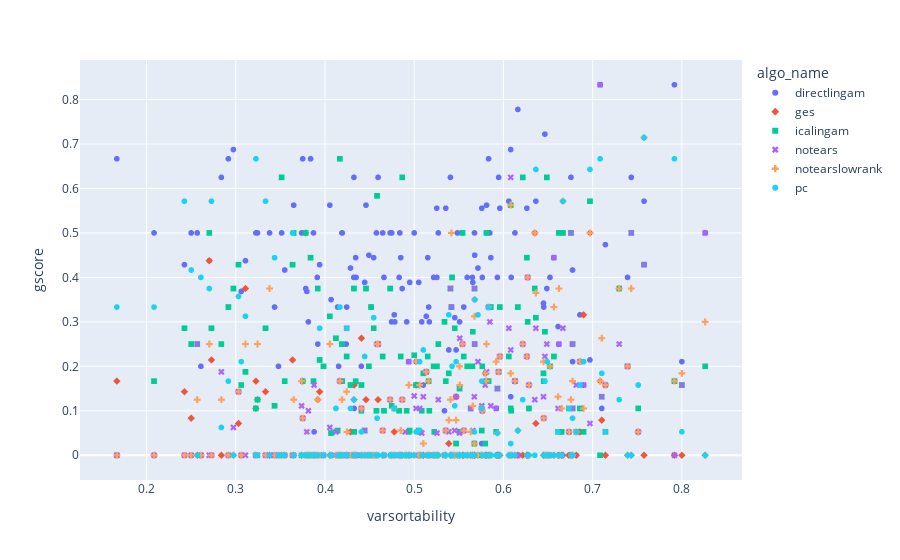

The notebook cell this image was saved under:
### Markdown cell above
## G-Score

### Code cell
df_for_scatter_plot_gscore = df_without_nan_gscore.groupby(['varsortability', 'algo_name'], as_index=False).agg({'gscore': lambda x: np.median(x)})
show_scatter_plot(df_for_scatter_plot_gscore, 'varsortability', 'gscore', color="algo_name", symbol="algo_name")

### Figure 1 — Plotly figure (JSON) as saved in the notebook; plotly's stock layout.template omitted (floating-point values rounded to 4 significant figures; data arrays with more than 128 entries replaced by an {"elided": "..."} marker saying what was removed)
{"data": [{"hovertemplate": "algo_name=directlingam<br>varsortability=%{x}<br>gscore=%{y}<extra></extra>", "legendgroup": "directlingam", "marker": {"color": "#636efa", "symbol": "circle"}, "mode": "markers", "name": "directlingam", "showlegend": true, "type": "scattergl", "x": {"elided": "170 float values"}, "xaxis": "x", "y": {"elided": "170 float values"}, "yaxis": "y"}, {"hovertemplate": "algo_name=ges<br>varsortability=%{x}<br>gscore=%{y}<extra></extra>", "legendgroup": "ges", "marker": {"color": "#EF553B", "symbol": "diamond"}, "mode": "markers", "name": "ges", "showlegend": true, "type": "scattergl", "x": {"elided": "170 float values"}, "xaxis": "x", "y": {"elided": "170 float values"}, "yaxis": "y"}, {"hovertemplate": "algo_name=icalingam<br>varsortability=%{x}<br>gscore=%{y}<extra></extra>", "legendgroup": "icalingam", "marker": {"color": "#00cc96", "symbol": "square"}, "mode": "markers", "name": "icalingam", "showlegend": true, "type": "scattergl", "x": {"elided": "170 float values"}, "xaxis": "x", "y": {"elided": "170 float values"}, "yaxis": "y"}, {"hovertemplate": "algo_name=notears<br>varsortability=%{x}<br>gscore=%{y}<extra></extra>", "legendgroup": "notears", "marker": {"color": "#ab63fa", "symbol": "x"}, "mode": "markers", "name": "notears", "showlegend": true, "type": "scattergl", "x": {"elided": "170 float values"}, "xaxis": "x", "y": {"elided": "170 float values"}, "yaxis": "y"}, {"hovertemplate": "algo_name=notearslowrank<br>varsortability=%{x}<br>gscore=%{y}<extra></extra>", "legendgroup": "notearslowrank", "marker": {"color": "#FFA15A", "symbol": "cross"}, "mode": "markers", "name": "notearslowrank", "showlegend": true, "type": "scattergl", "x": {"elided": "170 float values"}, "xaxis": "x", "y": {"elided": "170 float values"}, "yaxis": "y"}, {"hovertemplate": "algo_name=pc<br>varsortability=%{x}<br>gscore=%{y}<extra></extra>", "legendgroup": "pc", "marker": {"color": "#19d3f3", "symbol": "circle"}, "mode": "markers", "name": "pc", "showlegend": true, "type": "scattergl", "x": {"elided": "170 float values"}, "xaxis": "x", "y": {"elided": "170 float values"}, "yaxis": "y"}], "layout": {"legend": {"title": {"text": "algo_name"}, "tracegroupgap": 0}, "margin": {"t": 60}, "xaxis": {"anchor": "y", "domain": [0, 1], "title": {"text": "varsortability"}}, "yaxis": {"anchor": "x", "domain": [0, 1], "title": {"text": "gscore"}}}}
